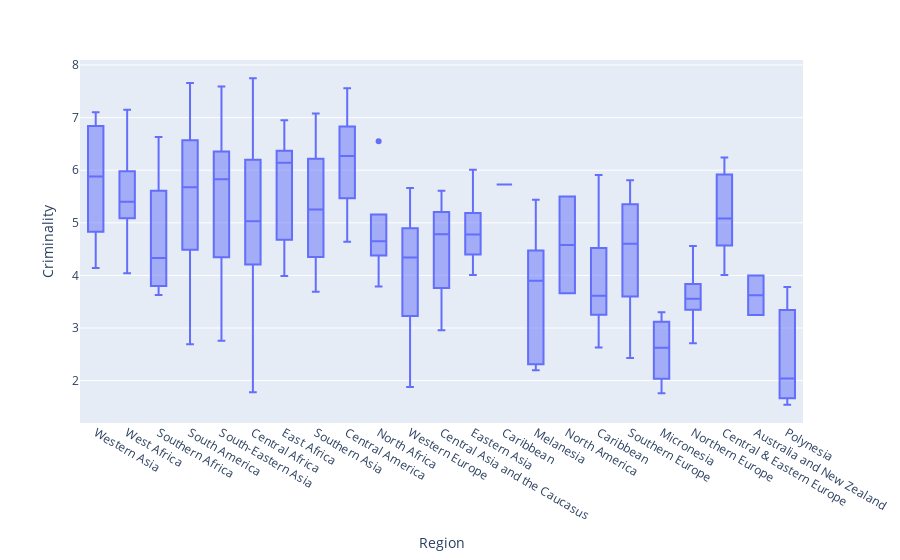

The code cell stored with this chart in its notebook:
### Code cell
# Create a box plot
fig8 = px.box(df, y='Criminality', x='Region')
fig8.show()

### Figure 1 — Plotly figure (JSON) as saved in the notebook; plotly's stock layout.template omitted (floating-point values rounded to 4 significant figures; data arrays with more than 128 entries replaced by an {"elided": "..."} marker saying what was removed)
{"data": [{"alignmentgroup": "True", "hovertemplate": "Region=%{x}<br>Criminality=%{y}<extra></extra>", "legendgroup": "", "marker": {"color": "#636efa"}, "name": "", "notched": false, "offsetgroup": "", "orientation": "v", "showlegend": false, "type": "box", "x": {"elided": "193 str values"}, "x0": " ", "xaxis": "x", "y": {"elided": "193 float values"}, "y0": " ", "yaxis": "y"}], "layout": {"boxmode": "group", "legend": {"tracegroupgap": 0}, "margin": {"t": 60}, "xaxis": {"anchor": "y", "domain": [0, 1], "title": {"text": "Region"}}, "yaxis": {"anchor": "x", "domain": [0, 1], "title": {"text": "Criminality"}}}}
